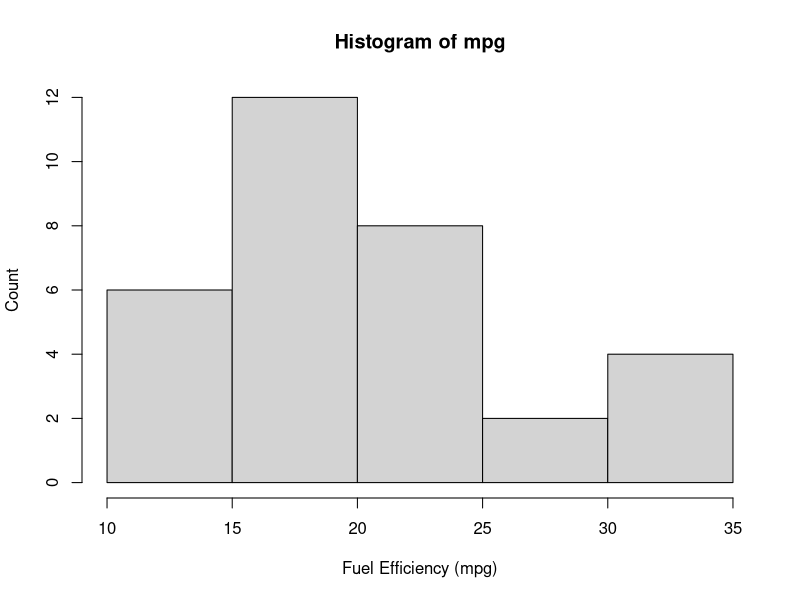
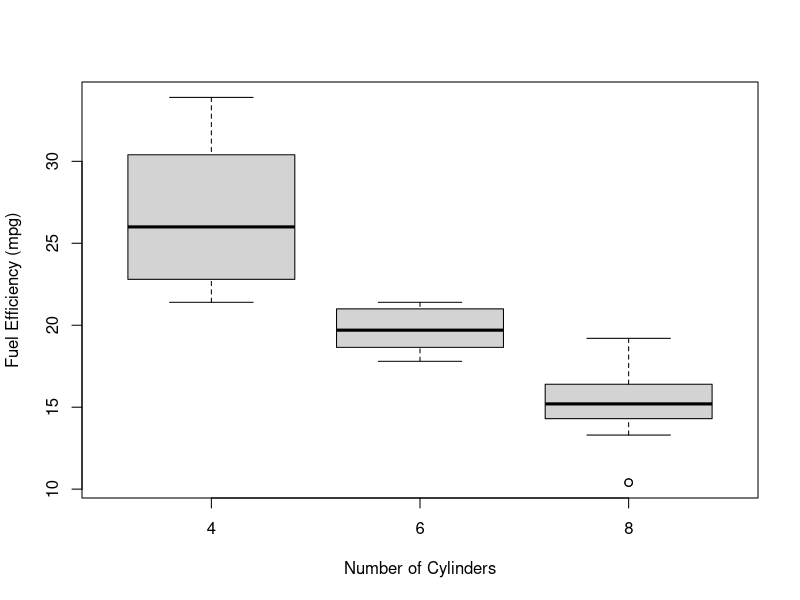
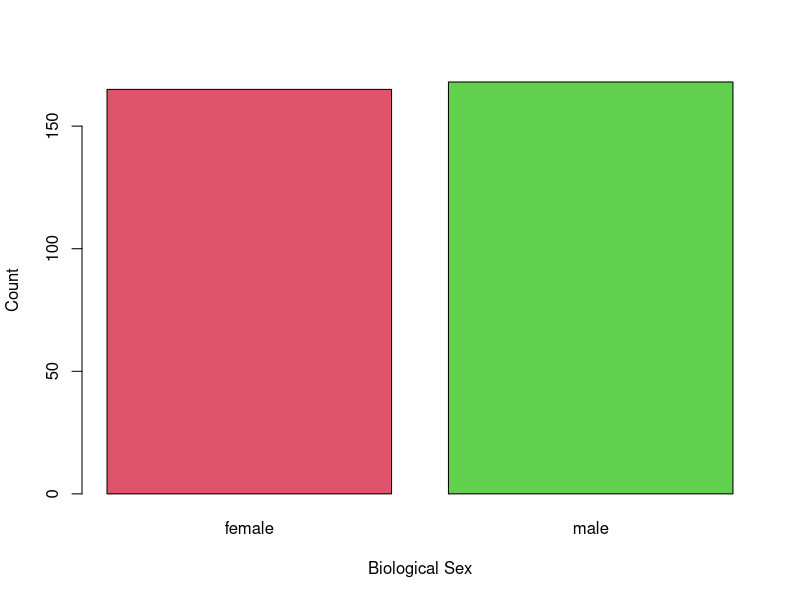

Reproduce these figures in R, in order.
## ---- chunk 1
#| include: false
library(dplyr)
library(palmerpenguins)
set.seed(2112)
## ---- chunk 2
#| echo: false

hist(mtcars$mpg, main = "Histogram of mpg",
    xlab = "Fuel Efficiency (mpg)", ylab = "Count")
## ---- chunk 3
t.test(mtcars$mpg, mu = 19, 
    alternative = "two.sided")
## ---- chunk 4
#| echo: false
data("mpg", package = "ggplot2")

head(mpg)

mpg <- mpg %>%
    mutate(overall = 0.55*cty + 0.45*hwy)
## ---- chunk 5
#| echo: true
t.test(mpg$overall, mu = 19)
## ---- chunk 6
#| echo: false

boxplot(mpg ~ factor(cyl), data = mtcars,
    ylab = "Fuel Efficiency (mpg)", xlab = "Number of Cylinders")
## ---- chunk 7
#| echo: false
mtcars %>%
    group_by(cyl) %>%
    summarise(mean = mean(mpg), sd = sd(mpg), size = n()) %>%
    knitr::kable(digits = 2)
## ---- chunk 8
summary(aov(mpg ~ factor(cyl), data = mtcars))
## ---- chunk 9
#| echo: false

barplot(table(penguins$sex), col = c(2, 3),
    xlab = "Biological Sex", ylab = "Count")
## ---- chunk 10
table(penguins$sex == "male")
prop.test(table(penguins$sex == "male"), p = 0.5, alternative = "less")
## ---- chunk 11
# Code to specify the islands
db <- penguins[penguins$island %in% c("Dream", "Biscoe"),]
# Ensure that R ignores the third island)
db$island <- factor(db$island)
# Create a two-way table
table(db$island, db$sex)
## ---- chunk 12
prop.test(table(db$island, db$sex))
## ---- chunk 13
table(penguins$island, penguins$sex)
## ---- chunk 14
chisq.test(table(penguins$island, penguins$sex))
## ---- chunk 15
chisq.test(table(penguins$sex, penguins$island))
